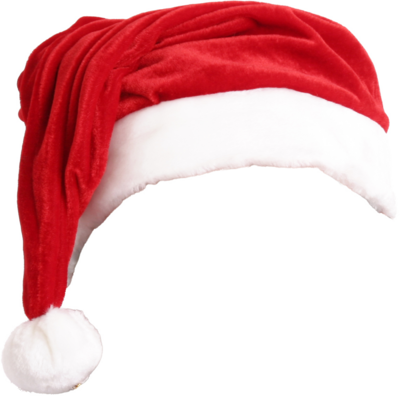
#> input picture images/chapeau.png, 400 x 396 px
$ python td.py
#> lines starting #> are read from the running program, lines starting #| are printed output that depends on the picture; after the words box and inside, x2 and y2 are one past the last pixel; in counts of white or black regions, pixels touching at a corner belong together
import cv2
import numpy as np

# Charger les classificateurs Haar pour les visages et les yeux
face_cascade = cv2.CascadeClassifier('./haarcascades/haarcascade_frontalface_alt.xml')
eye_cascade = cv2.CascadeClassifier('./haarcascades/haarcascade_eye_tree_eyeglasses.xml')

# Charger la vidéo et les images des accessoires
video = cv2.VideoCapture(0)
santa_hat = cv2.imread('./images/chapeau.png', -1)  # Bonnet avec canal alpha
#> santa_hat is the input picture: shape (396, 400, 4); mean B, G, R, A 188.3, 185.1, 233.9, 119.2
sunglasses = cv2.imread('./images/sunglasses.png', -1)  # Lunettes avec canal alpha
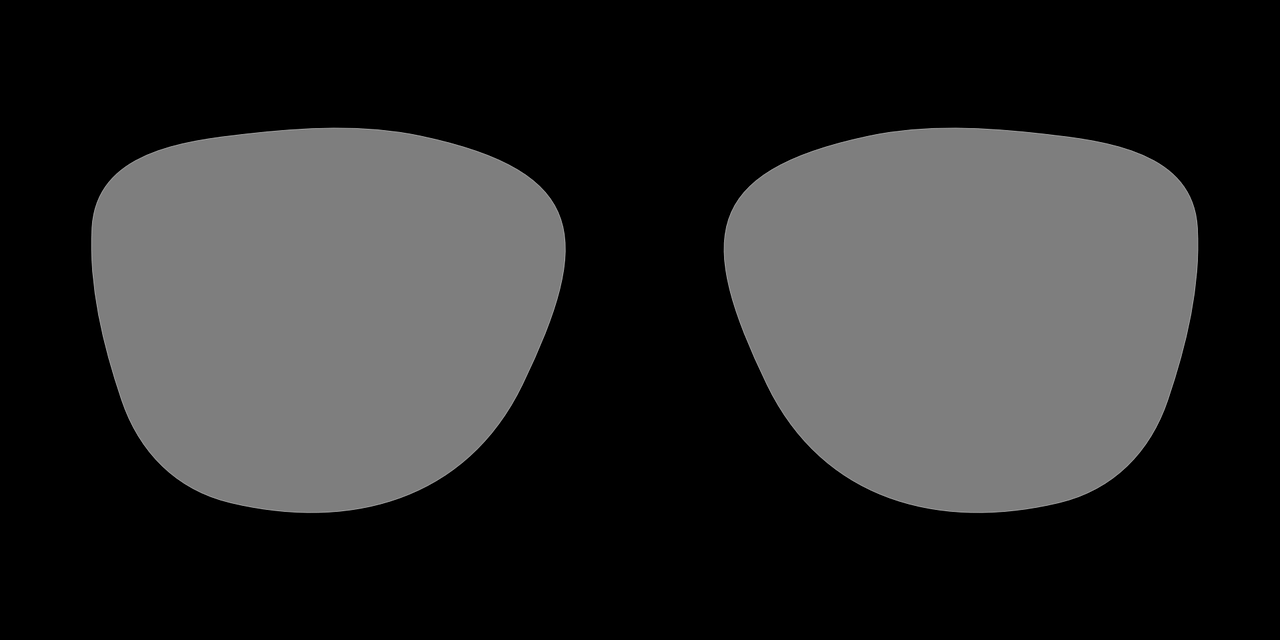
#> input picture images/sunglasses.png, 1280 x 640 px
#> sunglasses is the input picture: shape (640, 1280, 4); mean B, G, R, A 45.6, 45.6, 45.6, 116.8

# Variables pour activer/désactiver les filtres
show_hat = True
show_glasses = True

# Gestionnaire d'événements pour détecter les clics de souris
def mouse_event(event, x, y, flags, param):
    global show_hat, show_glasses
    height, width = param['frame_height'], param['frame_width']

    # Vérifier si un clic a lieu sur les boutons
    if event == cv2.EVENT_LBUTTONDOWN:
        if 10 <= x <= 110 and height - 80 <= y <= height - 40:  # Bouton "Bonnet"
            show_hat = not show_hat
        elif 10 <= x <= 110 and height - 40 <= y <= height:  # Bouton "Lunettes"
            show_glasses = not show_glasses

# Créer la fenêtre pour afficher la vidéo
cv2.namedWindow('Esprit de Noël')

while video.isOpened():
    # Lire une frame de la vidéo
    ret, frame = video.read()
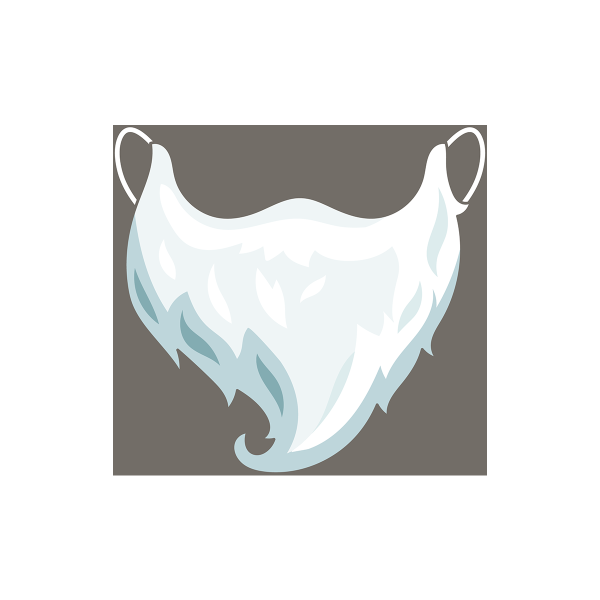
#> input picture images/beard.png, 1200 x 1200 px, given in place of the camera (shown at 1/2 size)
#> frame is the input picture: shape (1200, 1200, 3); mean B, G, R 224.8, 225.6, 224.9
    if not ret:
        break

    # Convertir la frame en niveaux de gris pour la détection
    gray = cv2.cvtColor(frame, cv2.COLOR_BGR2GRAY)

    # Détection des visages
    faces = face_cascade.detectMultiScale(gray, scaleFactor=1.1, minNeighbors=4)
#> faces = ()

    # Dimensions de la frame
    height, width, _ = frame.shape
#> height = 1200; width = 1200

    # Dessiner les boutons
    cv2.rectangle(frame, (10, height - 80), (110, height - 40), (0, 255, 0), -1)
    cv2.putText(frame, 'Bonnet', (15, height - 50), cv2.FONT_HERSHEY_SIMPLEX, 0.5, (0, 0, 0), 1)
#> frame: shape (1200, 1200, 3); mean B, G, R 224.1, 225.6, 224.2
    cv2.rectangle(frame, (10, height - 40), (110, height), (0, 255, 255), -1)
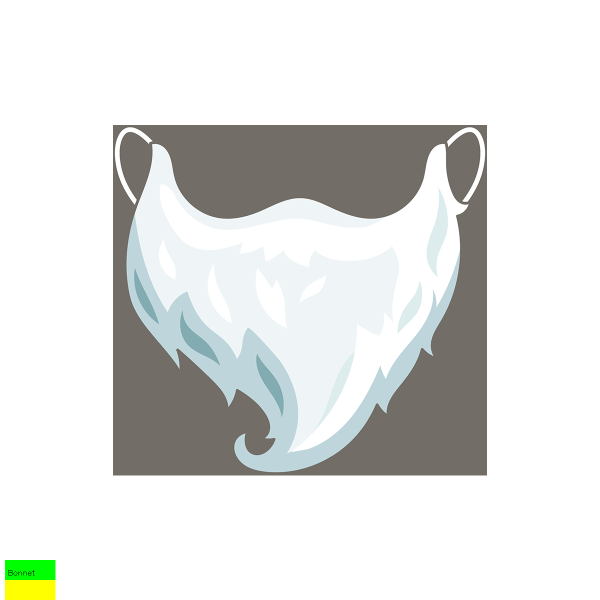
#> frame: shape (1200, 1200, 3) (shown at 1/2 size); mean B, G, R 223.4, 225.6, 224.2
    cv2.putText(frame, 'Lunettes', (15, height - 10), cv2.FONT_HERSHEY_SIMPLEX, 0.5, (0, 0, 0), 1)
#> frame: shape (1200, 1200, 3); 0.01% of pixels changed, all inside (x1, y1, x2, y2) = (17, 1180, 81, 1191)

    for (x, y, w, h) in faces:
        # --------- BONNET ---------
        if show_hat:
            resized_santa_hat = cv2.resize(santa_hat, (w, int(w * santa_hat.shape[0] / santa_hat.shape[1])))
            hat_height, hat_width, _ = resized_santa_hat.shape

            hat_top_y = max(y - int(h / 3), 0)  # Positionner légèrement au-dessus des sourcils
            roi_hat = frame[hat_top_y:hat_top_y + hat_height, x:x + hat_width]

            for i in range(hat_height):
                for j in range(hat_width):
                    if resized_santa_hat[i, j, 3] != 0:  # Vérifier si le pixel n'est pas transparent
                        roi_hat[i, j] = resized_santa_hat[i, j, :3]

        # --------- LUNETTES ---------
        if show_glasses:
            resized_sunglasses = cv2.resize(sunglasses, (w, h // 3))
            sg_height, sg_width, _ = resized_sunglasses.shape
            roi = frame[y + h // 4:y + h // 4 + sg_height, x:x + sg_width]

            for i in range(sg_height):
                for j in range(sg_width):
                    if resized_sunglasses[i, j, 3] != 0:  # Vérifier si le pixel n'est pas transparent
                        roi[i, j] = resized_sunglasses[i, j, :3]
#> this loop made 0 passes

    # Définir les dimensions de la frame pour les événements
    cv2.setMouseCallback('Esprit de Noël', mouse_event, param={'frame_height': height, 'frame_width': width})

    # Afficher la vidéo avec les accessoires incrustés
    cv2.imshow('Esprit de Noël', frame)

    # Quitter si la touche 'q' est pressée
    if cv2.waitKey(1) & 0xFF == ord('q'):
#> (key q is pressed here)
        break

# Libérer les ressources
video.release()
cv2.destroyAllWindows()
